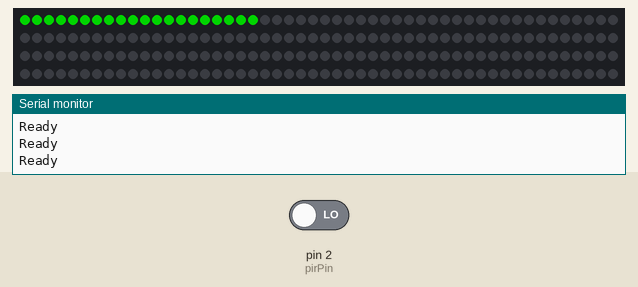
This sketch was run on a simulated Arduino Uno, built with avr-gcc and run on an emulated ATmega328P. On the bench: 200 RGB LEDs in strip order, left to right, continuing on the next row, the last lines printed to the serial monitor. The inputs (shaded band) are chosen by the test bench; at power-on: pin 2 (pirPin) LOW. Dim RGB values are drawn brighter than linear.

Above: at 4.2 s.
4.3 s: pin 2 (pirPin) driven HIGH
At 5.7 s:
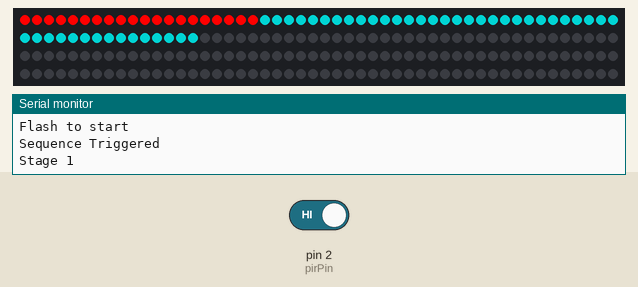
Timing chart, 0 to 7.3 s (numbered marks = the images above; inputs shaded):
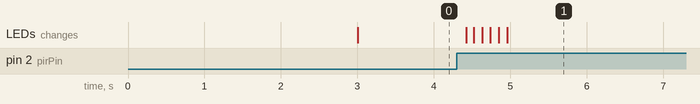

Measured:
- after the input at 4.3 s, the LEDs: first change after 0.12 s (image 1 shows a later state)

The sketch:

BO-Led.ino
```cpp
#include <FastLED.h>

#define LED_PIN     5
#define NUM_LEDS    200
#define BRIGHTNESS  255
#define LED_TYPE    WS2811
#define COLOR_ORDER GRB
#define WAIT_TIME 10000

int pirPin = 2;                 // PIR Out pin
int pirStat = 0;
int increment = 20;

#define ENTRY 0
#define GRP_ST1 20
#define GRP_ST2 65
#define GRP_ST3 110
#define GRP_ST4 155

CRGB leds[NUM_LEDS];

void setup() {
  delay( 3000 ); // power-up safety delay
  Serial.begin(9600);
  pinMode(pirPin, INPUT);
  FastLED.addLeds<LED_TYPE, LED_PIN, COLOR_ORDER>(leds, NUM_LEDS).setCorrection( TypicalLEDStrip );
  FastLED.setBrightness(  BRIGHTNESS );

  // Initialise lights for entry
  setLEDColourGreen( ENTRY);
  setLEDColourBlack( GRP_ST1);
  setLEDColourBlack( GRP_ST2);
  setLEDColourBlack( GRP_ST3);
  setLEDColourBlack( GRP_ST4);
  FastLED.show();

}

void loop() {
  pirStat = digitalRead(pirPin);
  if (pirStat == HIGH) {
      Serial.println("Flash to start");
      flashStart();
      Serial.println("Sequence Triggered");
      runLEDSequence();
      Serial.println("Sequence Finished");
  }
  else{
    delay(10);
    Serial.println("Ready");
  }
}

void flashStart() {
  for( int i = 1; i < 4; ++i) {
      setLEDColourBlack( GRP_ST1);
      FastLED.show();
      delay(100);
      setLEDColourBlue( GRP_ST1);
      FastLED.show();
      delay(100);
    }
}

void runLEDSequence() {
  setLEDColourRed( ENTRY);
  setLEDColourBlue( GRP_ST1);
  setLEDColourBlack( GRP_ST2);
  setLEDColourBlack( GRP_ST3);
  setLEDColourBlack( GRP_ST4);
  FastLED.show();
  Serial.println("Stage 1");
  delay(WAIT_TIME);

  setLEDColourRed( ENTRY);
  setLEDColourBlack( GRP_ST1);
  setLEDColourBlue( GRP_ST2);
  setLEDColourBlack( GRP_ST3);
  setLEDColourBlack( GRP_ST4);
  FastLED.show();
  Serial.println("Stage 2");
  delay(WAIT_TIME);

  setLEDColourRed( ENTRY);
  setLEDColourBlack( GRP_ST1);
  setLEDColourBlack( GRP_ST2);
  setLEDColourBlue( GRP_ST3);
  setLEDColourBlack( GRP_ST4);
  FastLED.show();
  Serial.println("Stage 3");
  delay(WAIT_TIME);

  setLEDColourRed( ENTRY);
  setLEDColourBlack( GRP_ST1);
  setLEDColourBlack( GRP_ST2);
  setLEDColourBlack( GRP_ST3);
  setLEDColourBlue( GRP_ST4);
  FastLED.show();
  Serial.println("Stage 4");
  delay(WAIT_TIME);

  setLEDColourGreen( ENTRY);
  setLEDColourBlack( GRP_ST1);
  setLEDColourBlack( GRP_ST2);
  setLEDColourBlack( GRP_ST3);
  setLEDColourBlack( GRP_ST4);
  FastLED.show();
  Serial.println("Reset");

}

void setLEDColourRed( uint8_t groupStart) {
  if(groupStart == 0) {
    increment = 20;
  }
  else {
    increment = 45;
  }
    for( int i = groupStart; i < groupStart + increment; ++i) {
        leds[i] = CRGB::Red;
    }
}

void setLEDColourGreen( uint8_t groupStart) {
  if(groupStart == 0) {
    increment = 20;
  }
  else {
    increment = 45;
  }
    for( int i = groupStart; i < groupStart + increment; ++i) {
        leds[i] = CRGB::Green;
    }
}

void setLEDColourBlue( uint8_t groupStart) {
  if(groupStart == 0) {
    increment = 20;
  }
  else {
    increment = 45;
  }
    for( int i = groupStart; i < groupStart + increment; ++i) {
        leds[i] = CRGB::Teal;
    }
}

void setLEDColourBlack( uint8_t groupStart) {
  if(groupStart == 0) {
    increment = 20;
  }
  else {
    increment = 45;
  }
    for( int i = groupStart; i < groupStart + increment; ++i) {
        leds[i] = CRGB::Black;
    }
}
```
